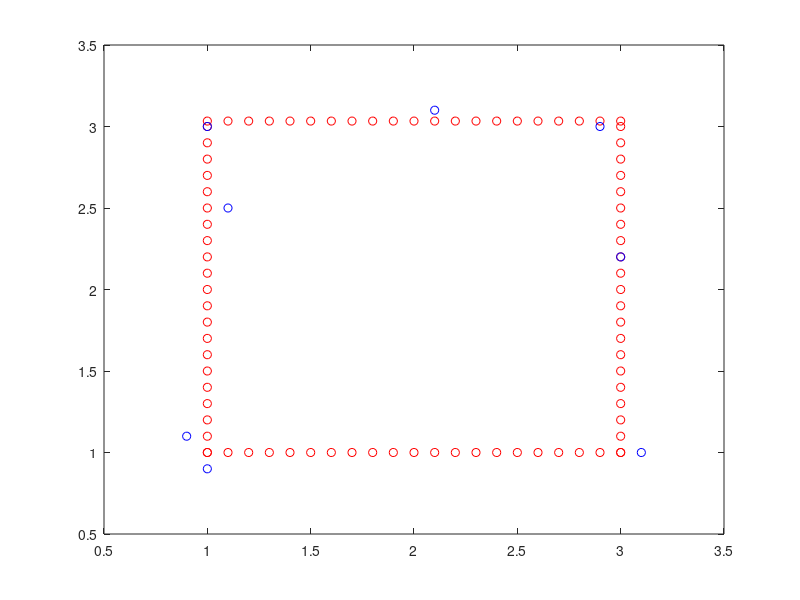

Write the MATLAB code that produced this figure.
% Dane do punktów początkowych

% Rozmieszczenie punktów:
%
%   A   D    F
%   B        G
%   C   E    H

A = [1,3];
B = [1.1, 2.5];
C = [0.9, 1.1];

D = [2.1, 3.1];
E = [1, 0.9];

F = [2.9, 3];
G = [3, 2.2];
H = [3.1, 1]; 

% Lewy bok - wyznaczanie średniego x z punktów

xl = ( A(1) + B(1) + C(1) )/3

% Górny bok

yg = ( A(2) + D(2) + F(2) )/3

% Dolny bok

yd = ( C(2) + E(2) + H(2) )/3

% Prawy bok

xp = ( F(1) + G(1) + H(1) )/3

% Wyznaczanie wartości granicznych

y = xl:0.1:xp;

x = yd:0.1:yg;

% Rysowanie linii
plot(xl , y, 'o-r');
hold on;
plot( x, yg, 'o-r');
hold on;
plot (x, yd, 'o-r');
hold on;
plot (xp, y, 'o-r');
hold on;

% Rysowanie punktów

plot(A(1), A(2), 'o-b');
hold on;
plot(B(1), B(2), 'o-b');
hold on;
plot(C(1), C(2), 'o-b');
hold on;
plot(D(1), D(2), 'o-b');
hold on;
plot(E(1), E(2), 'o-b');
hold on;
plot(F(1), F(2), 'o-b');
hold on;
plot(G(1), G(2), 'o-b');
hold on;
plot(H(1), H(2), 'o-b');